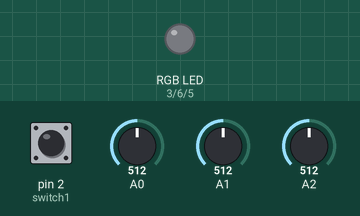
Simulated run of this sketch. Board: Arduino Uno, built with avr-gcc and run on an emulated ATmega328P. Parts: an RGB LED mixed from three pins (HIGH = lit). The inputs (shaded band) are chosen by the test bench; at power-on: pin 2 (switch1) LOW, A0 = 512, A1 = 512, A2 = 512. Dim RGB values are drawn brighter than linear.

Above: at 1.2 s.
1.3 s: pin 2 (switch1) pulled HIGH for 0.15 s
At 1.37 s:
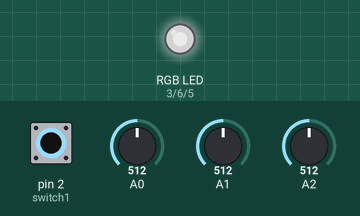
2.9 s: pin 2 (switch1) pulled HIGH for 3.2 s
At 6.7 s:
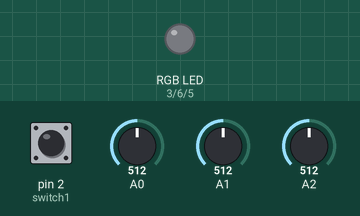
Timing chart, 0 to 8.2 s (numbered marks = the images above; inputs shaded):
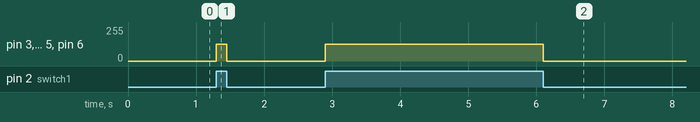

The sketch:

rgb_led.ino
```cpp
int switch1 = 2;
int Red = 3;
int Green = 6;
int Blue = 5;
int RedSignal = 0;
int GreenSignal = 0;
int BlueSignal = 0;

void setup()
{
  pinMode(Red, OUTPUT);
  pinMode(Green, OUTPUT);
  pinMode(Blue, OUTPUT);
  pinMode(switch1, INPUT);
}

void loop()
{
  RedSignal = map(analogRead(A0), 0, 1024, 0, 255);
  GreenSignal = map(analogRead(A1), 0, 1024, 0, 255);
  BlueSignal = map(analogRead(A2), 0, 1024, 0, 255);

  if(digitalRead(switch1) == HIGH){
    analogWrite(Red, RedSignal);
    analogWrite(Green, GreenSignal);
    analogWrite(Blue, BlueSignal);
  }
  else{
    analogWrite(Red, 0);
    analogWrite(Green, 0);
    analogWrite(Blue, 0);
  }
}
```

Measured:
- after the input at 1.3 s, pin 3 (Red), pin 5 (Blue), pin 6 (Green): 0/255 → 127/255 at once, → 0/255 0.15 s later
- after the input at 2.9 s, pin 3 (Red), pin 5 (Blue), pin 6 (Green): 0/255 → 127/255 at once, → 0/255 3.2 s later
